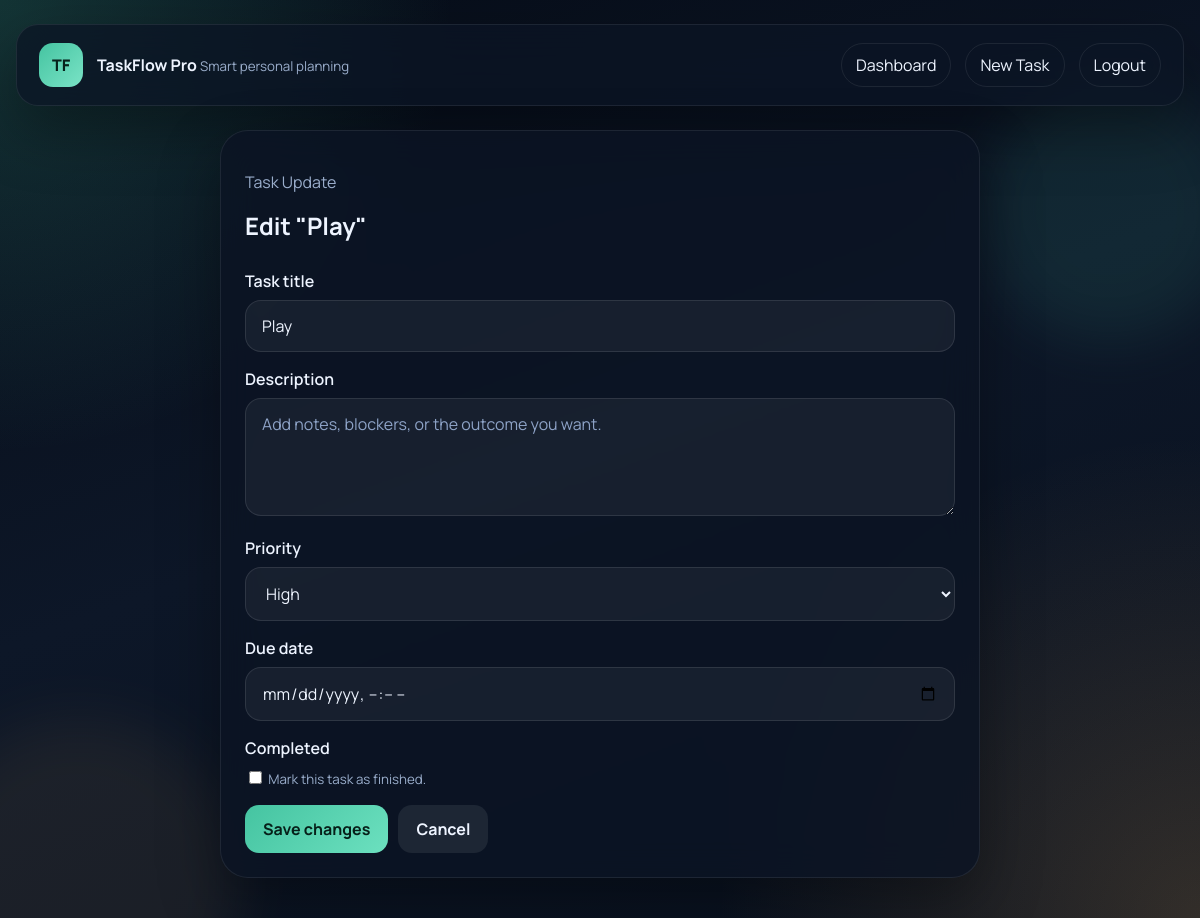
Page /edit/2/ (signed in) on the committed database.
### tasks/models.py (models this page shows, shortened)
class Task(models.Model):
    PRIORITY_CHOICES = [
        ("H", "High"),
        ("M", "Medium"),
        ("L", "Low"),
    ]
    user = models.ForeignKey(User, on_delete=models.CASCADE, related_name="tasks")
    title = models.CharField(max_length=200)
    description = models.TextField(blank=True)
    completed = models.BooleanField(default=False)
    priority = models.CharField(max_length=1, choices=PRIORITY_CHOICES, default="M")
    due_date = models.DateTimeField(null=True, blank=True)
    created_at = models.DateTimeField(auto_now_add=True)
    class Meta:
        ordering = ["completed", "due_date", "-created_at"]

### tasks/views.py (the view)
# urls.py: path("edit/<int:id>/", views.edit_task, name="edit_task"),
@login_required
def edit_task(request, id):
    task = get_object_or_404(Task, id=id, user=request.user)
    form = TaskForm(request.POST or None, instance=task)
    if request.method == "POST" and form.is_valid():
        form.save()
        messages.success(request, f'"{task.title}" was updated.')
        return redirect("home")
    return render(request, "tasks/edit.html", {"form": form, "task": task})

### tasks/forms.py
class TaskForm(StyledFormMixin, forms.ModelForm):
    due_date = forms.DateTimeField(
        required=False,
        input_formats=["%Y-%m-%dT%H:%M"],
        widget=forms.DateTimeInput(attrs={"type": "datetime-local"}),
    )
    class Meta:
        model = Task
        fields = ["title", "description", "priority", "due_date", "completed"]
        widgets = {
            "title": forms.TextInput(attrs={"placeholder": "Plan sprint review"}),
            "description": forms.Textarea(
                attrs={
                    "rows": 4,
                    "placeholder": "Add notes, blockers, or the outcome you want.",
                }
            ),
            "priority": forms.Select(),
        }
    def __init__(self, *args, **kwargs):
        super().__init__(*args, **kwargs)
        self._apply_base_styles()
        self.fields["completed"].widget.attrs["class"] = "form-check-input"
        self.fields["completed"].help_text = "Mark this task as finished."
        self.fields["title"].label = "Task title"
        self.fields["due_date"].label = "Due date"

### tasks/forms.py (called while the page is built)
    def _apply_base_styles(self):
        for field in self.fields.values():
            existing = field.widget.attrs.get("class", "")
            field.widget.attrs["class"] = f"{existing} form-control".strip()

### tasks/templates/tasks/edit.html (shortened to what this page needs)
{% extends "tasks/base.html" %}
{% block content %}
<section class="form-page">
    <div class="panel form-panel">
        <div class="panel-head">
            <div>
                <p class="eyebrow">Task Update</p>
                <h1>Edit "{{ task.title }}"</h1>
            </div>
        </div>
        <form method="post" class="stack-form">
            {% for field in form %}
                <div>
                    <label for="{{ field.id_for_label }}">{{ field.label }}</label>
                    {{ field }}
                    {% if field.help_text %}
                        <small class="help-text">{{ field.help_text }}</small>
                    {% endif %}
                </div>
            {% endfor %}
            <div class="inline-actions">
                <button type="submit" class="primary-button">Save changes</button>
                <a href="{% url 'home' %}" class="secondary-button">Cancel</a>
            </div>
        </form>
    </div>
</section>
{% endblock %}

### static/tasks/styles.css (style rules this page uses)
:root { --bg: #09111f; --bg-soft: #111b2d; --panel: rgba(11, 20, 36, 0.82); --panel-border: rgba(255, 255, 255, 0.08); --text: #eef4ff; --muted: #9baecc; --primary: #45c4a1; --primary-dark: #2a8f75; --accent: #f3b562; --danger: #ff7a7a; --success: #78e0a4; --shadow: 0 24px 60px rgba(0, 0, 0, 0.35); }
* { box-sizing: border-box; }
body { margin: 0; min-height: 100vh; font-family: "Manrope", sans-serif; color: var(--text); background: radial-gradient(circle at top left, rgba(69, 196, 161, 0.22), transparent 30%), radial-gradient(circle at bottom right, rgba(243, 181, 98, 0.18), transparent 32%), linear-gradient(160deg, #060c17 0%, #0d1728 48%, #08101d 100%); }
a { color: inherit; text-decoration: none; }
.brand small, .eyebrow, .task-meta, .help-text, .auth-link, .message { color: var(--muted); }
.hero-card, .panel, .auth-card, .auth-showcase { background: var(--panel); border: 1px solid var(--panel-border); border-radius: 28px; backdrop-filter: blur(18px); box-shadow: var(--shadow); }
.hero-card h1, .panel h1, .panel h2, .auth-card h2, .auth-showcase h1 { margin: 0 0 10px; }
.panel { padding: 24px; }
.panel-head { display: flex; align-items: center; justify-content: space-between; gap: 16px; margin-bottom: 18px; }
.task-title-row, .task-meta, .task-actions, .inline-actions { display: flex; gap: 10px; flex-wrap: wrap; align-items: center; }
.stack-form { display: grid; gap: 16px; }
.stack-form label { display: block; margin-bottom: 8px; font-weight: 600; }
.form-control, input, select, textarea { width: 100%; padding: 14px 16px; border-radius: 16px; border: 1px solid rgba(255, 255, 255, 0.1); background: rgba(255, 255, 255, 0.05); color: var(--text); font: inherit; }
textarea { resize: vertical; }
input::placeholder, textarea::placeholder { color: #8ea3c7; }
.form-check-input { width: auto; accent-color: var(--primary); }
.primary-button, .secondary-button, .success-button, .danger-button { display: inline-flex; align-items: center; justify-content: center; min-height: 48px; padding: 0 18px; border: none; border-radius: 14px; font: inherit; font-weight: 700; cursor: pointer; }
.primary-button { background: linear-gradient(135deg, var(--primary), #6ce0bf); color: #062019; }
.secondary-button { background: rgba(255, 255, 255, 0.08); color: var(--text); }
.empty-state, .form-page { display: grid; place-items: center; }
.form-page { min-height: calc(100vh - 180px); }
.form-panel { width: min(760px, 100%); }

### rows in the picture
Task: title "Play", form "Play" "High"

### other values in the picture
{{ field.label }} "Task title" "Description" "Priority" "Due date" "Completed"
{{ field.help_text }} "Mark this task as finished."
